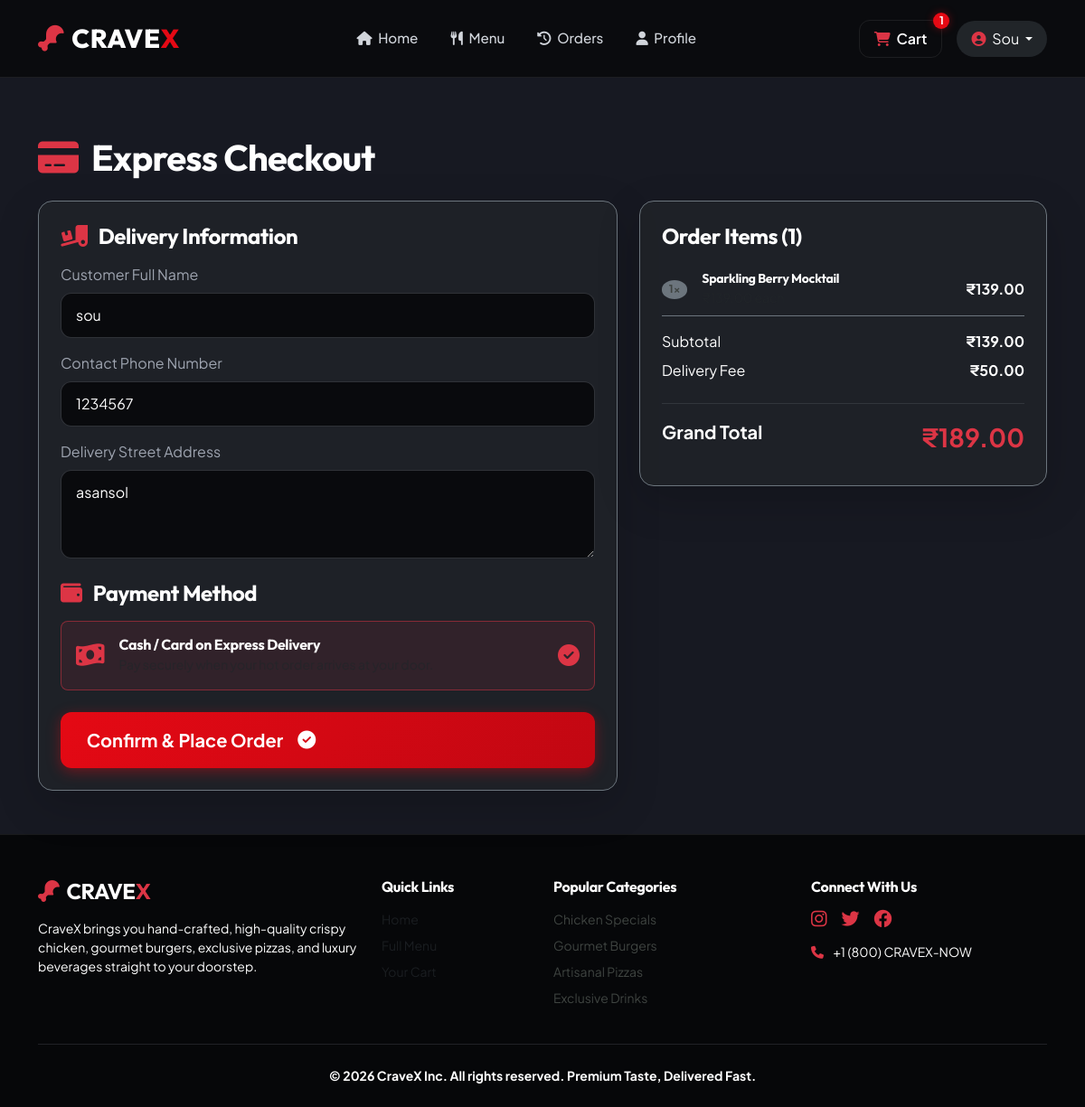
The app's page /orders/checkout/ (signed in) with its own data.
### accounts/models.py (models this page shows, shortened)
class UserProfile(models.Model):
    user = models.OneToOneField(User, on_delete=models.CASCADE, related_name='profile')
    phone_number = models.CharField(max_length=20, blank=True, null=True)
    address = models.TextField(blank=True, null=True)

### cart/models.py (models this page shows, shortened)
class Cart(models.Model):
    user = models.ForeignKey(User, on_delete=models.CASCADE, related_name='cart_items')
    food_item = models.ForeignKey(FoodItem, on_delete=models.CASCADE)
    quantity = models.PositiveIntegerField(default=1)
    created_at = models.DateTimeField(auto_now_add=True)
    class Meta:
        unique_together = ('user', 'food_item')
    @property
    def total_price(self):
        return self.food_item.price * self.quantity

### menu/models.py (models this page shows, shortened)
class FoodItem(models.Model):
    category = models.ForeignKey(Category, on_delete=models.CASCADE, related_name='items')
    name = models.CharField(max_length=150)
    description = models.TextField()
    ingredients = models.TextField(blank=True, help_text="List of premium ingredients separated by commas")
    price = models.DecimalField(max_digits=8, decimal_places=2)
    image = models.ImageField(upload_to='food_images/')
    rating = models.DecimalField(max_digits=3, decimal_places=1, default=4.8)
    availability = models.BooleanField(default=True)
    is_featured = models.BooleanField(default=False)
    created_at = models.DateTimeField(auto_now_add=True)
    class Meta:
        ordering = ['-created_at']

### orders/views.py (the view, shortened to what this page needs)
# urls.py: path('checkout/', views.checkout_view, name='checkout'),
@login_required
def checkout_view(request):
    cart_items = Cart.objects.filter(user=request.user)
    if not cart_items.exists():
        messages.warning(request, "Your cart is empty! Add some delicious items before checkout.")
        return redirect('menu')
    subtotal = sum(item.total_price for item in cart_items)
    delivery_fee = 50.00
    grand_total = float(subtotal) + delivery_fee
    profile, created = UserProfile.objects.get_or_create(user=request.user)
    context = {
        'cart_items': cart_items,
        'subtotal': subtotal,
        'delivery_fee': delivery_fee,
        'grand_total': grand_total,
        'profile': profile,
    }
    return render(request, 'orders/checkout.html', context)

### cart/context_processors.py (called while the page is built)
def cart_count(request):
    total_count = 0
    if request.user.is_authenticated:
        cart_items = Cart.objects.filter(user=request.user)
        total_count = sum(item.quantity for item in cart_items)
    return {'cart_count': total_count}

### templates/orders/checkout.html (shortened to what this page needs)
{% extends 'base.html' %}
{% load static %}
{% block content %}
<section class="py-5">
    <div class="container">
        <h1 class="text-white brand-font mb-4"><i class="fa-solid fa-credit-card text-danger me-2"></i> Express Checkout</h1>
        <div class="row g-4">
            <div class="col-lg-7">
                <div class="card bg-dark bg-opacity-75 border-secondary rounded-4 p-4 shadow-lg">
                    <h4 class="text-white brand-font mb-3"><i class="fa-solid fa-truck-ramp-box text-danger me-2"></i> Delivery Information</h4>
                    <form action="{% url 'checkout' %}" method="POST">
                        <div class="mb-3">
                            <label class="form-label text-muted">Customer Full Name</label>
                            <input type="text" name="full_name" class="form-control custom-input" value="{{ user.get_full_name|default:user.username }}" required>
                        </div>
                        <div class="mb-3">
                            <label class="form-label text-muted">Contact Phone Number</label>
                            <input type="text" name="phone_number" class="form-control custom-input" value="{{ profile.phone_number|default:'' }}" placeholder="+1 (555) 000-1234" required>
                        </div>
                        <div class="mb-4">
                            <label class="form-label text-muted">Delivery Street Address</label>
                            <textarea name="delivery_address" class="form-control custom-input" rows="3" placeholder="Enter complete home or office delivery address..." required>{{ profile.address|default:'' }}</textarea>
                        </div>
                        <h4 class="text-white brand-font mb-3"><i class="fa-solid fa-wallet text-danger me-2"></i> Payment Method</h4>
                        <div class="p-3 border border-danger border-opacity-50 rounded-3 bg-danger bg-opacity-10 mb-4 d-flex align-items-center justify-content-between">
                            <div class="d-flex align-items-center gap-3">
                                <i class="fa-solid fa-money-bill-wave text-danger fs-3"></i>
                                <div>
                                    <h6 class="text-white mb-0 fw-bold">Cash / Card on Express Delivery</h6>
                                    <small class="text-muted">Pay securely when your hot order arrives at your door.</small>
                                </div>
                            </div>
                            <i class="fa-solid fa-circle-check text-danger fs-4"></i>
                        </div>
                        <button type="submit" class="btn btn-cravex btn-lg w-100 py-3">
                            Confirm & Place Order <i class="fa-solid fa-check-circle ms-2"></i>
                        </button>
                    </form>
                </div>
            </div>
            <div class="col-lg-5">
                <div class="card bg-dark bg-opacity-75 border-secondary rounded-4 p-4 shadow-lg">
                    <h4 class="text-white brand-font mb-3">Order Items ({{ cart_items|length }})</h4>
                    <div class="mb-3" style="max-height: 300px; overflow-y: auto;">
                        {% for item in cart_items %}
                        <div class="d-flex align-items-center justify-content-between py-2 border-bottom border-secondary">
                            <div class="d-flex align-items-center gap-3">
                                <span class="badge bg-secondary rounded-circle">{{ item.quantity }}x</span>
                                <div>
                                    <h6 class="text-white mb-0 small fw-bold">{{ item.food_item.name }}</h6>
                                    <small class="text-muted">₹{{ item.food_item.price }} each</small>
                                </div>
                            </div>
                            <span class="text-white fw-bold">₹{{ item.total_price }}</span>
                        </div>
                        {% endfor %}
                    </div>
                    <div class="d-flex justify-content-between mb-2">
                        <span class="text-white">Subtotal</span>
                        <span class="text-white fw-bold">₹{{ subtotal|floatformat:2 }}</span>
                    </div>
                    <div class="d-flex justify-content-between mb-2">
                        <span class="text-white">Delivery Fee</span>
                        <span class="text-white fw-bold">₹{{ delivery_fee|floatformat:2 }}</span>
                    </div>
                    <hr class="border-secondary my-3">
                    <div class="d-flex justify-content-between mb-2 fs-5">
                        <span class="text-white fw-bold">Grand Total</span>
                        <span class="text-danger fw-bold fs-3">₹{{ grand_total|floatformat:2 }}</span>
                    </div>
                </div>
            </div>
        </div>
    </div>
</section>
{% endblock %}

### templates/base.html (shortened to what this page needs)
{% load static %}
<!DOCTYPE html>
<html lang="en">
<head>
    <link href="https://cdn.jsdelivr.net/npm/bootstrap@5.3.0/dist/css/bootstrap.min.css" rel="stylesheet">
    <link rel="stylesheet" href="https://cdnjs.cloudflare.com/ajax/libs/font-awesome/6.4.0/css/all.min.css">
    <link rel="stylesheet" href="{% static 'css/style.css' %}">
</head>
<body>
    <nav class="navbar navbar-expand-lg sticky-top navbar-cravex">
        <div class="container">
            <a class="navbar-brand" href="{% url 'home' %}">
                <i class="fa-solid fa-drumstick-bite me-2 text-danger"></i>CRAVE<span>X</span>
            </a>
            <div class="collapse navbar-collapse" id="navbarCraveX">
                <ul class="navbar-nav mx-auto mb-2 mb-lg-0 gap-1">
                    <li class="nav-item">
                        <a class="nav-link {% if request.resolver_match.url_name == 'home' %}active{% endif %}" href="{% url 'home' %}">
                            <i class="fa-solid fa-house me-1"></i> Home
                        </a>
                    </li>
                    <li class="nav-item">
                        <a class="nav-link {% if request.resolver_match.url_name == 'menu' %}active{% endif %}" href="{% url 'menu' %}">
                            <i class="fa-solid fa-utensils me-1"></i> Menu
                        </a>
                    </li>
                    {% if user.is_authenticated %}
                    <li class="nav-item">
                        <a class="nav-link {% if request.resolver_match.url_name == 'order_history' %}active{% endif %}" href="{% url 'order_history' %}">
                            <i class="fa-solid fa-clock-rotate-left me-1"></i> Orders
                        </a>
                    </li>
                    <li class="nav-item">
                        <a class="nav-link {% if request.resolver_match.url_name == 'profile' %}active{% endif %}" href="{% url 'profile' %}">
                            <i class="fa-solid fa-user me-1"></i> Profile
                        </a>
                    </li>
                    {% endif %}
                </ul>
                <div class="d-flex align-items-center gap-3">
                    {% if user.is_authenticated %}
                    <a href="{% url 'cart_detail' %}" class="btn btn-cravex-outline position-relative px-3 py-2">
                        <i class="fa-solid fa-cart-shopping me-1 text-danger"></i> Cart
                        {% if cart_count > 0 %}
                        <span class="position-absolute top-0 start-100 translate-middle badge badge-cart">
                            {{ cart_count }}
                        </span>
                        {% endif %}
                    </a>
                    <div class="dropdown">
                        <button class="btn btn-outline-light dropdown-toggle rounded-pill border-0 bg-dark py-2 px-3 text-capitalize" type="button" data-bs-toggle="dropdown">
                            <i class="fa-solid fa-user-circle me-1 text-danger"></i> {{ user.username }}
                        </button>
                    </div>
                    {% else %}
                    <a href="{% url 'login' %}" class="btn btn-cravex-outline py-2 px-3">Log In</a>
                    <a href="{% url 'register' %}" class="btn btn-cravex py-2 px-4">Sign Up</a>
                    {% endif %}
                </div>
            </div>
        </div>
    </nav>
    <main class="flex-grow-1">
        {% block content %}{% endblock %}
    </main>
    <footer class="footer-cravex">
        <div class="container">
            <div class="row g-4 mb-4">
                <div class="col-lg-4">
                    <h4 class="brand-font text-white mb-3"><i class="fa-solid fa-drumstick-bite text-danger me-2"></i>CRAVE<span class="text-danger">X</span></h4>
                    <p class="text-white small">CraveX brings you hand-crafted, high-quality crispy chicken, gourmet burgers, exclusive pizzas, and luxury beverages straight to your doorstep.</p>
                </div>
                <div class="col-lg-2 col-6">
                    <h6 class="text-white fw-bold mb-3">Quick Links</h6>
                    <ul class="list-unstyled small" style="color: gray;">
                        <li class="mb-2"><a href="{% url 'home' %}" class="text-decoration-none text-muted">Home</a></li>
                        <li class="mb-2"><a href="{% url 'menu' %}" class="text-decoration-none text-muted">Full Menu</a></li>
                        <li class="mb-2"><a href="{% url 'cart_detail' %}" class="text-decoration-none text-muted">Your Cart</a></li>
                    </ul>
                </div>
                <div class="col-lg-3 col-6">
                    <h6 class="text-white fw-bold mb-3">Popular Categories</h6>
                    <ul class="list-unstyled small text-muted">
                        <li class="mb-2">Chicken Specials</li>
                        <li class="mb-2">Gourmet Burgers</li>
                        <li class="mb-2">Artisanal Pizzas</li>
                        <li class="mb-2">Exclusive Drinks</li>
                    </ul>
                </div>
                <div class="col-lg-3">
                    <h6 class="text-white fw-bold mb-3">Connect With Us</h6>
                    <div class="d-flex gap-3 fs-5 mb-3 text-danger">
                        <i class="fa-brands fa-instagram cursor-pointer"></i>
                        <i class="fa-brands fa-twitter cursor-pointer"></i>
                        <i class="fa-brands fa-facebook cursor-pointer"></i>
                    </div>
                    <p class="text-white small mb-0"><i class="fa-solid fa-phone me-2 text-danger"></i> +1 (800) CRAVEX-NOW</p>
                </div>
            </div>
            <hr class="border-secondary my-4">
            <div class="text-center text-white fw-bold small">
                &copy; 2026 CraveX Inc. All rights reserved. Premium Taste, Delivered Fast.
            </div>
        </div>
    </footer>
</body>
</html>

### static/css/style.css (style rules this page uses)
:root { --bg-dark: #171922; --bg-card: #12151d; --bg-card-hover: #181d28; --bg-glass: rgba(18, 21, 29, 0.85); --border-color: rgba(255, 255, 255, 0.08); --border-accent: rgba(229, 9, 20, 0.3); --primary-red: #e50914; --primary-red-hover: #ff121f; --primary-red-glow: rgba(229, 9, 20, 0.4); --accent-gold: #ffb703; --text-main: #f8f9fa; --text-muted: #9ea4b0; --font-heading: 'Outfit', sans-serif; --font-body: 'Plus Jakarta Sans', sans-serif; }
body { background-color: var(--bg-dark); color: var(--text-main); font-family: var(--font-body); margin: 0; padding: 0; display: flex; flex-direction: column; min-height: 100vh; overflow-x: hidden; }
h1, h2, h3, h4, h5, h6, .brand-font { font-family: var(--font-heading); font-weight: 700; letter-spacing: -0.02em; }
.navbar-cravex { background-color: rgba(10, 11, 14, 0.95); backdrop-filter: blur(16px); border-bottom: 1px solid var(--border-color); padding: 1rem 0; transition: all 0.3s ease; }
.navbar-brand { font-family: var(--font-heading); font-size: 1.8rem; font-weight: 800; color: #ffffff !important; letter-spacing: 0.5px; }
.navbar-brand span { color: var(--primary-red); }
.nav-link { color: #d1d5db !important; font-weight: 500; font-size: 0.95rem; padding: 0.5rem 1rem !important; transition: all 0.25s ease; border-radius: 8px; }
.badge-cart { background-color: var(--primary-red); color: white; font-weight: 700; font-size: 0.75rem; padding: 0.25em 0.55em; border-radius: 50rem; box-shadow: 0 0 10px var(--primary-red-glow); }
.btn-cravex { background: linear-gradient(135deg, var(--primary-red) 0%, #c10712 100%); color: white !important; font-weight: 700; padding: 0.75rem 1.8rem; border-radius: 12px; border: none; transition: all 0.3s cubic-bezier(0.175, 0.885, 0.32, 1.275); box-shadow: 0 4px 15px var(--primary-red-glow); display: inline-flex; align-items: center; gap: 8px; }
.btn-cravex-outline { background: transparent; color: #ffffff !important; font-weight: 600; padding: 0.75rem 1.8rem; border-radius: 12px; border: 1px solid var(--border-color); transition: all 0.3s ease; }
.custom-input { background-color: #090a0d !important; border: 1px solid var(--border-color) !important; color: #ffffff !important; border-radius: 12px !important; padding: 0.75rem 1rem !important; }
.footer-cravex { background: #060709; border-top: 1px solid var(--border-color); padding: 3rem 0 1.5rem 0; margin-top: auto; color: rgb(63, 68, 65); }
p, span, label, li, td, th, div, a, small, h1, h2, h3, h4, h5, h6 { color: rgb(63, 68, 65); }
.form-control, .form-select, input[type="text"], input[type="email"], input[type="password"], input[type="number"], input[type="tel"], input[type="url"], textarea, select { background-color: #090a0d !important; color: #ffffff !important; border-color: var(--border-color) !important; }
::placeholder { color: #6c757d !important; opacity: 1; }
.form-label { color: #9ea4b0 !important; }
.badge { color: inherit; }
.card { color: #f8f9fa; }

### records on screen
UserProfile: phone_number "1234567", delivery_address "asansol"
Cart: quantity "1", food_item.name "Sparkling Berry Mocktail", total_price "139.00"

### other values on screen
{{ cart_count }} "1"
{{ user.username }} "Sou"
{{ cart_items|length }} "1"
{{ subtotal|floatformat:2 }} "139.00"
{{ delivery_fee|floatformat:2 }} "50.00"
{{ grand_total|floatformat:2 }} "189.00"
